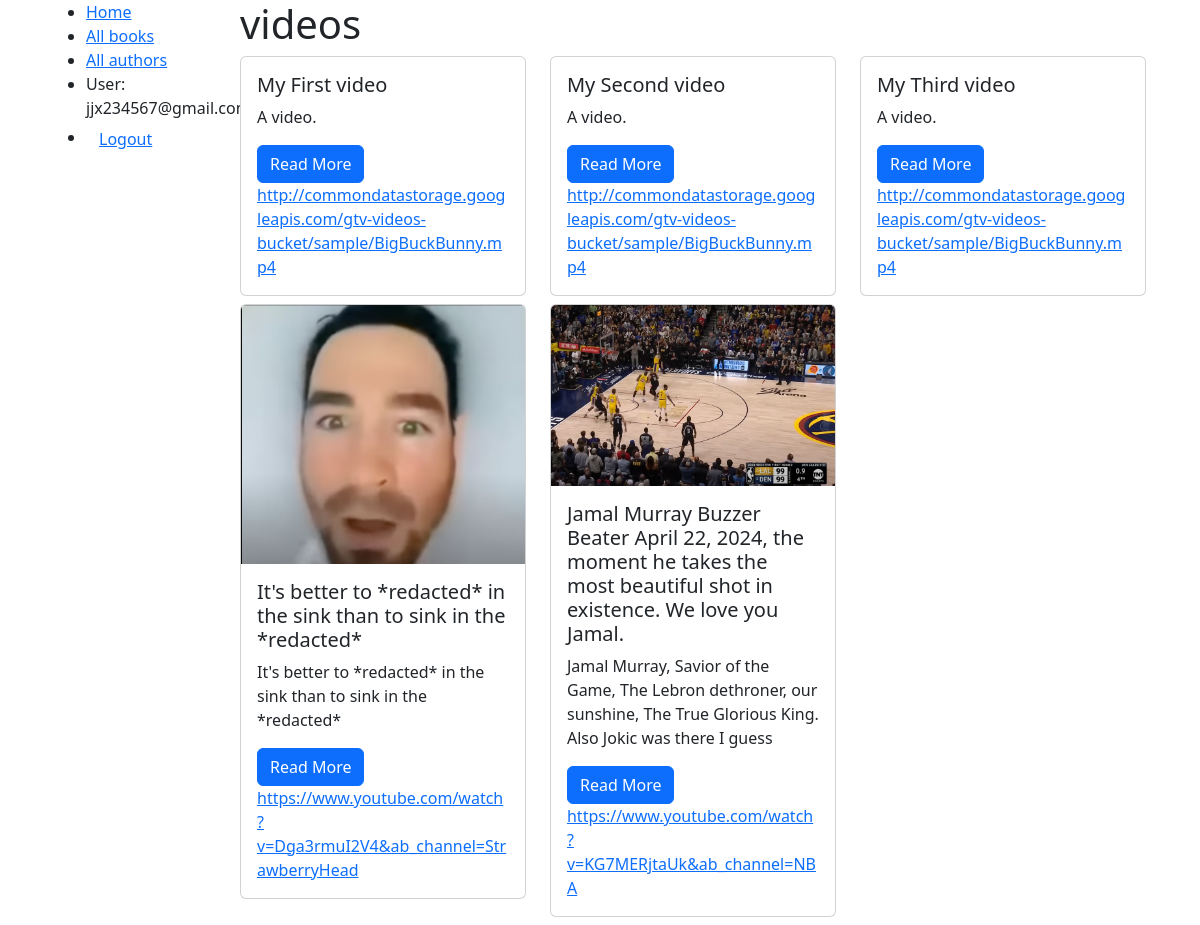
Screenshot of /videos/ (signed in) with the database file from the repository.
### users/models.py (models this page shows, shortened)
class CustomUser(AbstractBaseUser, PermissionsMixin):
    email = models.EmailField(_("email address"), unique=True)
    is_staff = models.BooleanField(default=False)
    is_active = models.BooleanField(default=True)
    date_joined = models.DateTimeField(default=timezone.now)
    USERNAME_FIELD = "email"
    REQUIRED_FIELDS = []
    objects = CustomUserManager()

### videos/models.py (models this page shows)
class Video(models.Model):
    title = models.CharField(max_length=1000)
    description = models.TextField()
    link = models.CharField(max_length = 1000)
    image = models.FileField(upload_to="video_images/", blank=True)
    publisher = models.ForeignKey(settings.AUTH_USER_MODEL, on_delete=models.SET_NULL, null=True, blank=True)

### videos/views.py (the view)
# urls.py: path("", views.video_index, name="video_index"),
@login_required
def video_index(request):
    bazingas = Video.objects.all()
    context = {
        "videos": bazingas
    }
    return render(request, "videos/video_index.html", context)

### videos/templates/videos/video_index.html
{% extends "base.html" %}
{% block page_content %}
<h1>videos</h1>
<div class="row">
{% for video in videos %}
    <div class="col-md-4">
        <div class="card mb-2">
            {% if video.image %}
                <img class="card-img-top" src="{{ video.image.url }}">
            {% endif %}
            <div class="card-body">
                <h5 class="card-title">{{ video.title }}</h5>
                <p class="card-text">{{ video.description }}</p>
                <a href="{% url 'video_detail' video.pk %}"
                   class="btn btn-primary">
                    Read More
                </a>
                <a href="{{video.link}}"target=”_blank”>{{ video.link }}</a>
            </div>
        </div>
    </div>
    {% endfor %}
</div>
{% endblock %}

### templates/base.html (shortened to what this page needs)
<!DOCTYPE html>
<html lang="en">
<head>
    <link
        href="https://cdn.jsdelivr.net/npm/bootstrap@5.3.1/dist/css/bootstrap.min.css"
        rel="stylesheet"
    >
</head>
<body class="container">
    <div class="container-fluid">
        <div class="row">
          <div class="col-sm-2">
            {% block sidebar %}
              <ul class="sidebar-nav">
                <li><a href="{% url 'home' %}">Home</a></li>
                <li><a href="">All books</a></li>
                <li><a href="">All authors</a></li>
                {% if user.is_authenticated %}
                <li>User: {{ user.get_username }}</li>
                <li>
                  <form id="logout-form" method="post" action="{% url 'logout' %}">
                    <button type="submit" class="btn btn-link">Logout</button>
                  </form>
                </li>
              {% else %}
                <li><a href="{% url 'login' %}?next={{ request.path }}">Login</a></li>
              {% endif %}
              </ul>
            {% endblock %}
          </div>
          <div class="col-sm-10 ">{% block page_content %}{% endblock %}</div>
        </div>
      </div>
</body>
</html>

### rows the page displays
CustomUser: get_username "jjx234567@gmail.com"
Video: title "My First video", description "A video.", link "http://commondatastorage.googleapis.com/gtv-videos-bucket/sample/BigBuckBunny.mp4"
Video: title "My Second video", description "A video.", link "http://commondatastorage.googleapis.com/gtv-videos-bucket/sample/BigBuckBunny.mp4"
Video: title "My Third video", description "A video.", link "http://commondatastorage.googleapis.com/gtv-videos-bucket/sample/BigBuckBunny.mp4"
Video: image (picture), title "It's better to *redacted* in the sink than to sink in the *redacted*", description "It's better to *redacted* in the sink than to sink in the *redacted*", link "https://www.youtube.com/watch?v=Dga3rmuI2V4&ab_channel=StrawberryHead"
Video: image (picture), title "Jamal Murray Buzzer Beater April 22, 2024, the moment he takes the most beautiful shot in existence. We love you Jamal.", description "Jamal Murray, Savior of the Game, The Lebron dethroner, our sunshine, The True Glorious King. Also Jokic was there I guess", link "https://www.youtube.com/watch?v=KG7MERjtaUk&ab_channel=NBA"
